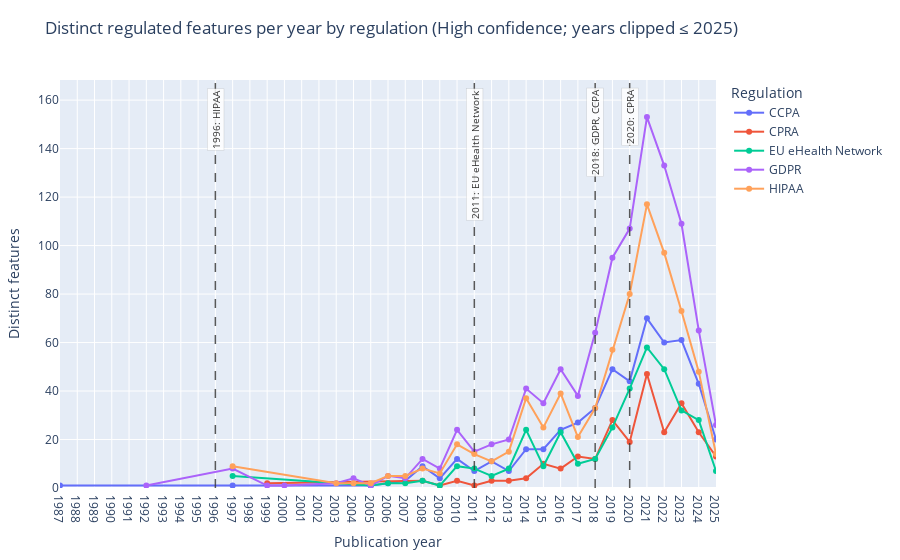

Notebook code for this chart:
### Markdown cell above
### Figure 6: Distinct regulated features per year by regulation

Time series of **distinct features** per **regulation** and **year** within the High-confidence corpus.  
Vertical dashed lines mark regulation **enactment years** (*External input; annotation only*).

### Code cell
f6 = merged_df.loc[merged_df['confidence'] == 'High'].copy()
f6['year_int'] = f6['year_int'].clip(upper=2025)

per_year = (
    f6.groupby(['reg_id', 'year_int'])['feature_clean']
      .nunique()
      .reset_index(name='distinct_features')
)

top_regs = (
    f6.groupby('reg_id')['feature_clean']
      .nunique()
      .sort_values(ascending=False)
      .head(5)
      .index
)
per_year_top = per_year[per_year['reg_id'].isin(top_regs)].copy()
if per_year_top.empty:
    raise ValueError("No data for Figure 6 after filtering to High confidence and top regulations.")

fig6 = px.line(
    per_year_top.sort_values(['reg_id','year_int']),
    x='year_int',
    y='distinct_features',
    color='reg_id',
    markers=True,
    title='Distinct regulated features per year by regulation (High confidence; years clipped ≤ 2025)',
    labels={'year_int':'Publication year','distinct_features':'Distinct features','reg_id':'Regulation'}
)

xmin = int(per_year_top['year_int'].min())
fig6.update_xaxes(range=[xmin, 2025], tickmode='linear', dtick=1)
ymax = max(1, int(per_year_top['distinct_features'].max()))
fig6.update_yaxes(range=[0, ymax * 1.10])

fig6.update_layout(
    height=560,
    margin=dict(l=60, r=40, t=80, b=60),
    legend_title_text='Regulation',
    title={'y': 0.96}
)

_ENACT = globals().get('ENACT_YEARS', globals().get('enact_years', None))
if _ENACT is None:
    raise NameError("ENACT_YEARS (or enact_years) must be defined earlier (see External inputs cell).")

year_to_regs = {}
for reg in top_regs:
    yr = _ENACT.get(reg)
    if yr is None:
        continue
    yr = min(yr, 2025)
    year_to_regs.setdefault(yr, []).append(reg)

for yr in sorted(year_to_regs):
    fig6.add_vline(
        x=yr,
        line_dash='dash',
        line_color='rgba(60,60,60,0.85)',
        line_width=1.5
    )

    regs_label = ", ".join(year_to_regs[yr])
    fig6.add_annotation(
        x=yr,
        y=0.98,
        xref='x',
        yref='paper',
        text=f"{yr}: {regs_label}",
        showarrow=False,
        textangle=-90,
        font=dict(size=10, color='rgba(40,40,40,0.95)'),
        xanchor='center',
        yanchor='top',
        bgcolor='rgba(255,255,255,0.85)',
        bordercolor='rgba(120,120,120,0.3)',
        borderwidth=0.5
    )

fig6.show()

### Figure 1 — Plotly figure (JSON) as saved in the notebook; plotly's stock layout.template omitted (floating-point values rounded to 4 significant figures)
{"data": [{"hovertemplate": "Regulation=CCPA<br>Publication year=%{x}<br>Distinct features=%{y}<extra></extra>", "legendgroup": "CCPA", "line": {"color": "#636efa", "dash": "solid"}, "marker": {"symbol": "circle"}, "mode": "lines+markers", "name": "CCPA", "orientation": "v", "showlegend": true, "type": "scatter", "x": [1987.0, 1997.0, 2005.0, 2006.0, 2007.0, 2008.0, 2009.0, 2010.0, 2011.0, 2012.0, 2013.0, 2014.0, 2015.0, 2016.0, 2017.0, 2018.0, 2019.0, 2020.0, 2021.0, 2022.0, 2023.0, 2024.0, 2025.0], "xaxis": "x", "y": [1, 1, 1, 2, 3, 9, 4, 12, 7, 11, 7, 16, 16, 24, 27, 33, 49, 44, 70, 60, 61, 43, 20], "yaxis": "y"}, {"hovertemplate": "Regulation=CPRA<br>Publication year=%{x}<br>Distinct features=%{y}<extra></extra>", "legendgroup": "CPRA", "line": {"color": "#EF553B", "dash": "solid"}, "marker": {"symbol": "circle"}, "mode": "lines+markers", "name": "CPRA", "orientation": "v", "showlegend": true, "type": "scatter", "x": [1999.0, 2008.0, 2009.0, 2010.0, 2011.0, 2012.0, 2013.0, 2014.0, 2015.0, 2016.0, 2017.0, 2018.0, 2019.0, 2020.0, 2021.0, 2022.0, 2023.0, 2024.0, 2025.0], "xaxis": "x", "y": [2, 3, 1, 3, 1, 3, 3, 4, 10, 8, 13, 12, 28, 19, 47, 23, 35, 23, 13], "yaxis": "y"}, {"hovertemplate": "Regulation=EU eHealth Network<br>Publication year=%{x}<br>Distinct features=%{y}<extra></extra>", "legendgroup": "EU eHealth Network", "line": {"color": "#00cc96", "dash": "solid"}, "marker": {"symbol": "circle"}, "mode": "lines+markers", "name": "EU eHealth Network", "orientation": "v", "showlegend": true, "type": "scatter", "x": [1997.0, 2005.0, 2006.0, 2007.0, 2008.0, 2009.0, 2010.0, 2011.0, 2012.0, 2013.0, 2014.0, 2015.0, 2016.0, 2017.0, 2018.0, 2019.0, 2020.0, 2021.0, 2022.0, 2023.0, 2024.0, 2025.0], "xaxis": "x", "y": [5, 1, 2, 2, 3, 1, 9, 8, 5, 8, 24, 9, 23, 10, 12, 25, 41, 58, 49, 32, 28, 7], "yaxis": "y"}, {"hovertemplate": "Regulation=GDPR<br>Publication year=%{x}<br>Distinct features=%{y}<extra></extra>", "legendgroup": "GDPR", "line": {"color": "#ab63fa", "dash": "solid"}, "marker": {"symbol": "circle"}, "mode": "lines+markers", "name": "GDPR", "orientation": "v", "showlegend": true, "type": "scatter", "x": [1992.0, 1997.0, 1999.0, 2000.0, 2003.0, 2004.0, 2005.0, 2006.0, 2007.0, 2008.0, 2009.0, 2010.0, 2011.0, 2012.0, 2013.0, 2014.0, 2015.0, 2016.0, 2017.0, 2018.0, 2019.0, 2020.0, 2021.0, 2022.0, 2023.0, 2024.0, 2025.0], "xaxis": "x", "y": [1, 8, 1, 1, 2, 4, 1, 5, 4, 12, 8, 24, 15, 18, 20, 41, 35, 49, 38, 64, 95, 107, 153, 133, 109, 65, 26], "yaxis": "y"}, {"hovertemplate": "Regulation=HIPAA<br>Publication year=%{x}<br>Distinct features=%{y}<extra></extra>", "legendgroup": "HIPAA", "line": {"color": "#FFA15A", "dash": "solid"}, "marker": {"symbol": "circle"}, "mode": "lines+markers", "name": "HIPAA", "orientation": "v", "showlegend": true, "type": "scatter", "x": [1997.0, 2003.0, 2004.0, 2005.0, 2006.0, 2007.0, 2008.0, 2009.0, 2010.0, 2011.0, 2012.0, 2013.0, 2014.0, 2015.0, 2016.0, 2017.0, 2018.0, 2019.0, 2020.0, 2021.0, 2022.0, 2023.0, 2024.0, 2025.0], "xaxis": "x", "y": [9, 2, 2, 2, 5, 5, 8, 6, 18, 14, 11, 15, 37, 25, 39, 21, 33, 57, 80, 117, 97, 73, 48, 14], "yaxis": "y"}], "layout": {"annotations": [{"bgcolor": "rgba(255,255,255,0.85)", "bordercolor": "rgba(120,120,120,0.3)", "borderwidth": 0.5, "font": {"color": "rgba(40,40,40,0.95)", "size": 10}, "showarrow": false, "text": "1996: HIPAA", "textangle": -90, "x": 1996, "xanchor": "center", "xref": "x", "y": 0.98, "yanchor": "top", "yref": "paper"}, {"bgcolor": "rgba(255,255,255,0.85)", "bordercolor": "rgba(120,120,120,0.3)", "borderwidth": 0.5, "font": {"color": "rgba(40,40,40,0.95)", "size": 10}, "showarrow": false, "text": "2011: EU eHealth Network", "textangle": -90, "x": 2011, "xanchor": "center", "xref": "x", "y": 0.98, "yanchor": "top", "yref": "paper"}, {"bgcolor": "rgba(255,255,255,0.85)", "bordercolor": "rgba(120,120,120,0.3)", "borderwidth": 0.5, "font": {"color": "rgba(40,40,40,0.95)", "size": 10}, "showarrow": false, "text": "2018: GDPR, CCPA", "textangle": -90, "x": 2018, "xanchor": "center", "xref": "x", "y": 0.98, "yanchor": "top", "yref": "paper"}, {"bgcolor": "rgba(255,255,255,0.85)", "bordercolor": "rgba(120,120,120,0.3)", "borderwidth": 0.5, "font": {"color": "rgba(40,40,40,0.95)", "size": 10}, "showarrow": false, "text": "2020: CPRA", "textangle": -90, "x": 2020, "xanchor": "center", "xref": "x", "y": 0.98, "yanchor": "top", "yref": "paper"}], "height": 560, "legend": {"title": {"text": "Regulation"}, "tracegroupgap": 0}, "margin": {"b": 60, "l": 60, "r": 40, "t": 80}, "shapes": [{"line": {"color": "rgba(60,60,60,0.85)", "dash": "dash", "width": 1.5}, "type": "line", "x0": 1996, "x1": 1996, "xref": "x", "y0": 0, "y1": 1, "yref": "y domain"}, {"line": {"color": "rgba(60,60,60,0.85)", "dash": "dash", "width": 1.5}, "type": "line", "x0": 2011, "x1": 2011, "xref": "x", "y0": 0, "y1": 1, "yref": "y domain"}, {"line": {"color": "rgba(60,60,60,0.85)", "dash": "dash", "width": 1.5}, "type": "line", "x0": 2018, "x1": 2018, "xref": "x", "y0": 0, "y1": 1, "yref": "y domain"}, {"line": {"color": "rgba(60,60,60,0.85)", "dash": "dash", "width": 1.5}, "type": "line", "x0": 2020, "x1": 2020, "xref": "x", "y0": 0, "y1": 1, "yref": "y domain"}], "title": {"text": "Distinct regulated features per year by regulation (High confidence; years clipped ≤ 2025)", "y": 0.96}, "xaxis": {"anchor": "y", "domain": [0, 1], "dtick": 1, "range": [1987, 2025], "tickmode": "linear", "title": {"text": "Publication year"}}, "yaxis": {"anchor": "x", "domain": [0, 1], "range": [0, 168.3], "title": {"text": "Distinct features"}}}}
